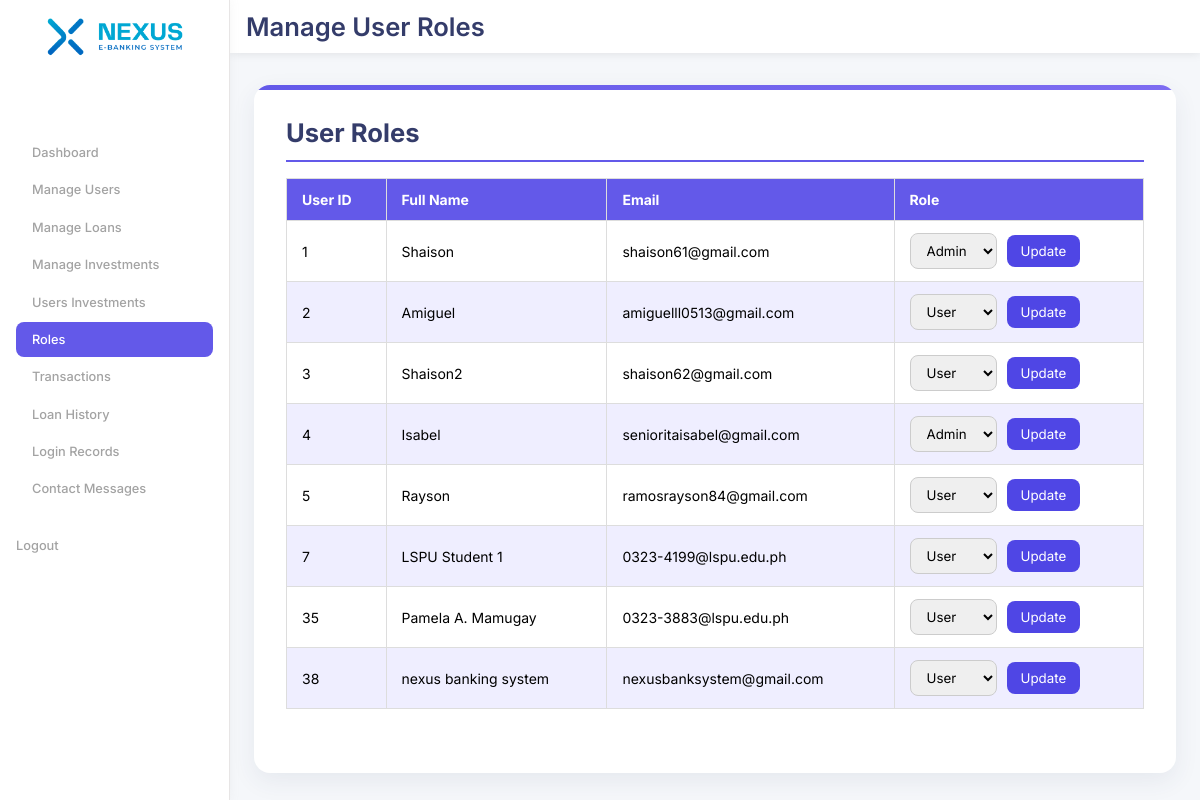
Screenshot of /admin/role.php (signed in) with the database file from the repository.
### tables this page shows
CREATE TABLE IF NOT EXISTS `users` (
  `user_id` int NOT NULL AUTO_INCREMENT,
  `full_name` varchar(100) NOT NULL,
  `age` int NOT NULL,
  `birth_year` int NOT NULL,
  `email` varchar(100) NOT NULL,
  `address` text NOT NULL,
  `occupation` varchar(50) NOT NULL,
  `phone` varchar(20) NOT NULL,
  `password_hash` varchar(255) NOT NULL,
  `created_at` timestamp NULL DEFAULT CURRENT_TIMESTAMP,
  `is_admin` tinyint(1) DEFAULT '0',
  `status` enum('pending','approved','rejected') DEFAULT 'pending',
  `is_active` tinyint(1) NOT NULL DEFAULT '1',
  `reset_token` varchar(255) DEFAULT NULL,
  `reset_expires_at` datetime DEFAULT NULL,
  `profile_picture` varchar(255) DEFAULT NULL,
  `login_attempts` int NOT NULL DEFAULT '0',
  `blocked_until` datetime DEFAULT NULL,
  PRIMARY KEY (`user_id`),
  UNIQUE KEY `email` (`email`)
);

### admin/role.php (the view, shortened to what this page needs)
<?php
require_once '../includes/db.php';
try {
    $perPage = 10;
    $page = isset($_GET['page']) && is_numeric($_GET['page']) ? (int)$_GET['page'] : 1;
    $offset = ($page - 1) * $perPage;
    $stmt = $pdo->prepare("SELECT user_id, full_name, email, is_admin FROM users ORDER BY user_id LIMIT :perPage OFFSET :offset");
    $stmt->bindValue(':perPage', $perPage, PDO::PARAM_INT);
    $stmt->bindValue(':offset', $offset, PDO::PARAM_INT);
    $stmt->execute();
    $users = $stmt->fetchAll();
} catch (PDOException $e) {
    error_log("Error fetching users: " . $e->getMessage());
    die("An error occurred while fetching user data. Please try again later.");
}
?>
<!DOCTYPE html>
<html lang="en">
<head>
    <link rel="stylesheet" href="../assets/css/admin-main.css">
    <link rel="stylesheet" href="../assets/css/admin-role.css">
</head>
<body>
    <div class="wrapper">
        <aside class="sidebar">
            <div class="Logos-cont">
                <img src="../assets/images/Logo-color.png" alt="SecureBank Logo" class="logo-container">
            </div>
            <nav class="dashboard-nav">
                <a href="dashboard.php" class="btn">Dashboard</a>
                <a href="manage-users.php" class="btn">Manage Users</a>
                <a href="manage-loans.php" class="btn">Manage Loans</a>
                <a href="manage-investments.php" class="btn">Manage Investments</a>
                <a href="track-investments.php" class="btn">Users Investments</a>
                <a href="role.php" class="btn dash-text">Roles</a>
                <a href="recent_transactions.php" class="btn">Transactions</a>
                <a href="loan-history.php" class="btn">Loan History</a>
                <a href="login-records.php" class="btn">Login Records</a>
                <a href="manage-messages.php" class="btn">Contact Messages</a>
            </nav>
            <div class="logout-cont">
                <a href="../logout.php" class="logout">Logout</a>
            </div>
        </aside>
        <main class="container">
            <header>
                <h1>Manage User Roles</h1>
            </header>
            <div class="content">
                <h2>User Roles</h2>
                <?php if (empty($users)): ?>
                <p>No users found.</p>
                <?php else: ?>
                <table>
                    <thead>
                        <tr>
                            <th>User ID</th>
                            <th>Full Name</th>
                            <th>Email</th>
                            <th>Role</th>
                        </tr>
                    </thead>
                    <tbody>
                        <?php foreach ($users as $user): ?>
                        <tr>
                            <td data-label="User ID"><?= htmlspecialchars($user['user_id']) ?></td>
                            <td data-label="Full Name"><?= htmlspecialchars($user['full_name']) ?></td>
                            <td data-label="Email"><?= htmlspecialchars($user['email']) ?></td>
                            <td data-label="Role">
                                <form method="POST" style="display:flex; gap:10px; align-items:center;">
                                    <select name="role" style="
            padding:8px 12px;
            border-radius:8px;
            border:1px solid #ccc;
        ">
                                        <option value="0" <?= $user['is_admin'] == 0 ? 'selected' : '' ?>>
                                            User
                                        </option>
                                        <option value="1" <?= $user['is_admin'] == 1 ? 'selected' : '' ?>>
                                            Admin
                                        </option>
                                    </select>
                                    <button type="submit" name="update_role" style="
        background:#4f46e5;
        color:white;
        border:none;
        padding:8px 14px;
        border-radius:8px;
        cursor:pointer;
        ">
                                        Update
                                    </button>
                                </form>
                            </td>
                        </tr>
                        <?php endforeach; ?>
                    </tbody>
                </table>
                <?php endif; ?>
            </div>
        </main>
    </div>
</body>
</html>

### assets/css/admin-main.css (style rules this page uses)
:root { --main-color: #ffffff; --bg-color: #f5f7fa; --bg-sidecolor-2: #6359e9; --font-color: #343c6a; --thin-font-color: #718ebf; --inactive-font-color: #a3a3a3; --hover-effects: #efeeff; --big-font-size: clamp(4rem, 6vw, 6.6rem); --semi-big-font-size: clamp(1.5rem, 3vw, 1.6rem); --paragraph-font-size: clamp(0.7rem, 1.5vw, 0.8rem); }
.content { display: flex; flex-direction: column; background: var(--main-color); padding: 2rem; border-radius: 16px; box-shadow: 0 8px 24px rgba(52, 60, 106, 0.08); margin: 2rem 1.5rem 2rem 1.5rem; transition: transform 0.3s ease, box-shadow 0.3s ease; position: relative; overflow: hidden; }
.content::before { content: ""; position: absolute; top: 0; left: 0; width: 100%; height: 5px; background: linear-gradient(90deg, var(--bg-sidecolor-2), #7e6cf1); }
* { margin: 0; padding: 0; box-sizing: border-box; font-family: "Poppins", sans-serif; text-decoration: none; font-family: "inter", sans-serif; }
* { margin: 0; padding: 0; box-sizing: border-box; font-family: "Inter", sans-serif; }
body, html { height: 100%; }
.wrapper { display: flex; height: 100vh; background-color: var(--bg-color); }
.logout-cont { display: flex; flex-direction: column; gap: 1rem; margin-top: 2rem; font-size: var(--paragraph-font-size); color: var(--inactive-font-color); font-weight: 500; cursor: pointer; }
.logout { color: var(--inactive-font-color); text-decoration: none; font-weight: 500; transition: color 0.3s ease; display: flex; align-items: center; gap: 0.6rem; }
.btn { display: flex; align-items: center; gap: 0.6rem; padding: 0rem 1rem; background-color: transparent; color: var(--inactive-font-color); border-radius: 8px; font-weight: 500; height: 34.2px; }
.container { flex: 1; background-color: var(--bg-color); overflow: auto; z-index: 999; }
.content h2 { margin-bottom: var(--spacing-medium); color: var(--font-color); border-bottom: 2px solid var(--bg-sidecolor-2); padding-bottom: var(--spacing-small); font-size: var(--semi-big-font-size); }

### assets/css/admin-role.css (style rules this page uses)
:root { --main-color: #FFFFFF; --bg-color: #F5F7FA; --bg-sidecolor-2: #6359e9; --font-color: #343C6A; --thin-font-color: #718EBF; --inactive-font-color: #a3a3a3; --hover-effects: #efeeff; --big-font-size: clamp(4rem, 6vw, 6.6rem); --semi-big-font-size: clamp(1.5rem, 3vw, 1.6rem); --paragraph-font-size: clamp(0.7rem, 1.5vw, 0.8rem); --spacing-small: 0.75rem; --spacing-medium: 1rem; --spacing-large: 2rem; --radius-base: 8px; --radius-lg: 16px; --shadow-base: 0 4px 12px rgba(99, 89, 233, 0.2); --shadow-lg: 0 8px 24px rgba(52, 60, 106, 0.08); }
.content h2 { margin-bottom: var(--spacing-medium); color: var(--font-color); border-bottom: 2px solid var(--bg-sidecolor-2); padding-bottom: var(--spacing-small); font-size: var(--semi-big-font-size); }
.content table { width: 100%; border-collapse: collapse; font-size: 14px; margin-bottom: var(--spacing-large); }
.content table th, .content table td { padding: 12px 15px; border: 1px solid #ddd; text-align: left; }
.content table thead { background-color: var(--bg-sidecolor-2); color: var(--main-color); }
.content table tbody tr:nth-child(even) { background-color: var(--hover-effects); }
th { background-color: var(--bg-sidecolor-2); color: var(--main-color); }

### rows the page displays
users: user_id "1", full_name "Shaison", email "shaison61@gmail.com", role "Admin"
users: user_id "2", full_name "Amiguel", email "amiguelll0513@gmail.com", role "User"
users: user_id "3", full_name "Shaison2", email "shaison62@gmail.com", role "User"
users: user_id "4", full_name "Isabel", email "senioritaisabel@gmail.com", role "Admin"
users: user_id "5", full_name "Rayson", email "ramosrayson84@gmail.com", role "User"
users: user_id "7", full_name "LSPU Student 1", email "0323-4199@lspu.edu.ph", role "User"
users: user_id "35", full_name "Pamela A. Mamugay", email "0323-3883@lspu.edu.ph", role "User"
users: user_id "38", full_name "nexus banking system", email "nexusbanksystem@gmail.com", role "User"
